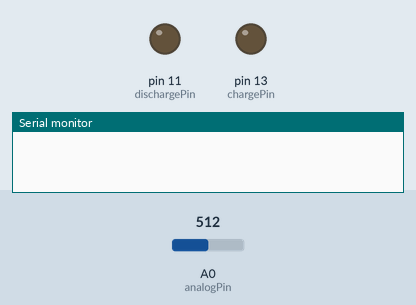
This sketch was run on a simulated Arduino Uno, built with avr-gcc and run on an emulated ATmega328P. Parts: output pins drawn as LEDs (lit = HIGH), the last lines printed to the serial monitor. The inputs (shaded band) are chosen by the test bench; at power-on: A0 (analogPin) = 512.

Above: at 1.2 s.
1.3 s: A0 (analogPin) set to 0
At 2.5 s:
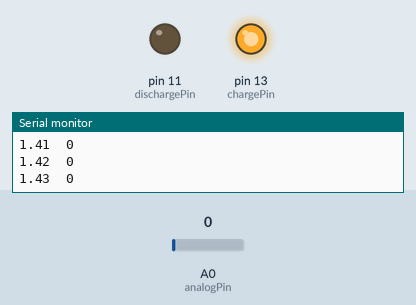
2.8 s: A0 (analogPin) set to 95
4.3 s: A0 (analogPin) set to 111
Timing chart, 0 to 27.0 s (numbered marks = the images above; inputs shaded):
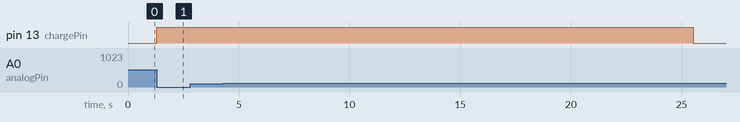

Measured:
- after the input at 1.3 s, pin 13 (chargePin): LOW → HIGH at once

The sketch:

Carga_y_Descarga_Condensador.ino
```cpp
#define analogPin 0
#define chargePin 13
#define dischargePin 11

unsigned long startTime;
double chargeTime;
double dischargeTime;
unsigned int readSensor;

void setup() {
  // put your setup code here, to run once:
  pinMode (chargePin, OUTPUT);
  digitalWrite (chargePin, LOW);
  Serial.begin(9600);
}

void loop() {
  // Código de la Descarga del Condensador
  digitalWrite (chargePin, LOW);
  pinMode (dischargePin, OUTPUT);
  digitalWrite (dischargePin, LOW);
  readSensor = analogRead (analogPin);

  while (readSensor > 0) {
    readSensor = analogRead (analogPin);
  }

  pinMode (dischargePin, INPUT); // Pone el pin de descarga en alta impedancia
  Serial.println ("-----Carga-----"); // Indica el comienzo de la carga

  // Código de la Carga del Condensador

  digitalWrite (chargePin, HIGH);
  startTime = micros () / 1000000.0;
  readSensor = analogRead (analogPin);

  do {
    chargeTime = (micros () / 1000000.0) - startTime;
    Serial.print (chargeTime);
    Serial.print ("\t");
    Serial.println (readSensor);
    readSensor = analogRead (analogPin);
  } while (chargeTime < 23.5); // Tiempo de carga igual a 2 RC. Nota: se cambia el codigo para que el tiempo sea igual a 5 ciclos de tiempo: 5 x 4.75
  delay (1000);

// Código de la Descagar del Condensador una vez cargado

  Serial.println ("-----Descarga-----"); // Indica el comienzo de la carga
  digitalWrite (chargePin, LOW);
  pinMode (dischargePin, OUTPUT);
  digitalWrite (dischargePin, LOW);

  do {
    dischargeTime = (micros() / 1000000.0) - chargeTime;
    Serial.print (dischargeTime);
    Serial.print("\t");
    Serial.println (readSensor);
    readSensor = analogRead (analogPin);
  } while (readSensor > 0); // Tiempo de carga igual a 2 RC. Nota: se cambia el codigo para que el tiempo sea igual a 5 ciclos de tiempo: 5 x 4.75
  delay (1000);


  exit(0);

}
```
